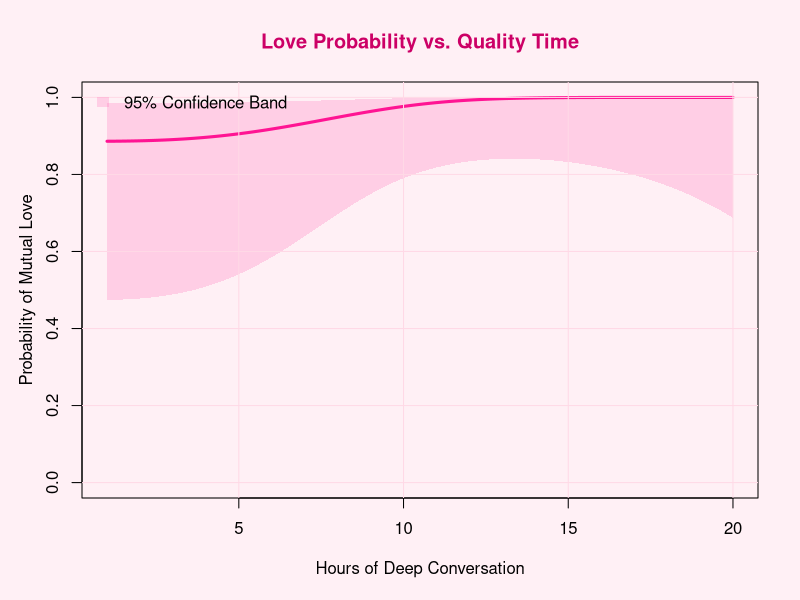

Here is the R script that generated this plot:
# Cupid's Base R Romance Plot
set.seed(2023)

# Generate data and model (same as before)
valentine_data <- data.frame(
  chocolate = rbinom(100, 5, 0.6),
  shared_interests = runif(100, 0, 10),
  conversation_time = runif(100, 1, 20)
)

valentine_data$loves_me <- rbinom(100, 1, plogis(
  -2 + 0.7*valentine_data$chocolate +
    0.1*(valentine_data$shared_interests^2) + 
    0.004*(valentine_data$conversation_time^3)
))

love_model <- glm(loves_me ~ chocolate + I(shared_interests^2) + I(conversation_time^3),
                  data = valentine_data, family = binomial())

# Generate predictions
test_data <- data.frame(
  conversation_time = seq(1, 20, length.out = 100),
  chocolate = median(valentine_data$chocolate),
  shared_interests = median(valentine_data$shared_interests)
)

pred <- predict(love_model, test_data, se.fit = TRUE)
test_data$prob <- plogis(pred$fit)
upper <- plogis(pred$fit + 1.96*pred$se.fit)
lower <- plogis(pred$fit - 1.96*pred$se.fit)

# Create plot
par(bg = "#FFF0F5", col.main = "#CC0066", font.main = 2)  # Valentine background
plot(test_data$conversation_time, test_data$prob, type = "n",
     ylim = c(0, 1), xlab = "Hours of Deep Conversation", ylab = "",
     main = "Love Probability vs. Quality Time")

# Add confidence ribbon
polygon(c(test_data$conversation_time, rev(test_data$conversation_time)),
        c(upper, rev(lower)), col = "#FF69B440", border = NA)

# Add main line
lines(test_data$conversation_time, test_data$prob, 
      col = "#FF1493", lwd = 3)

# Add labels and grid
title(ylab = "Probability of Mutual Love", line = 2.3)
grid(col = "#FFD9E6", lty = 1)

# Add legend
legend("topleft", legend = "95% Confidence Band",
       fill = "#FF69B440", border = NA, bty = "n")

